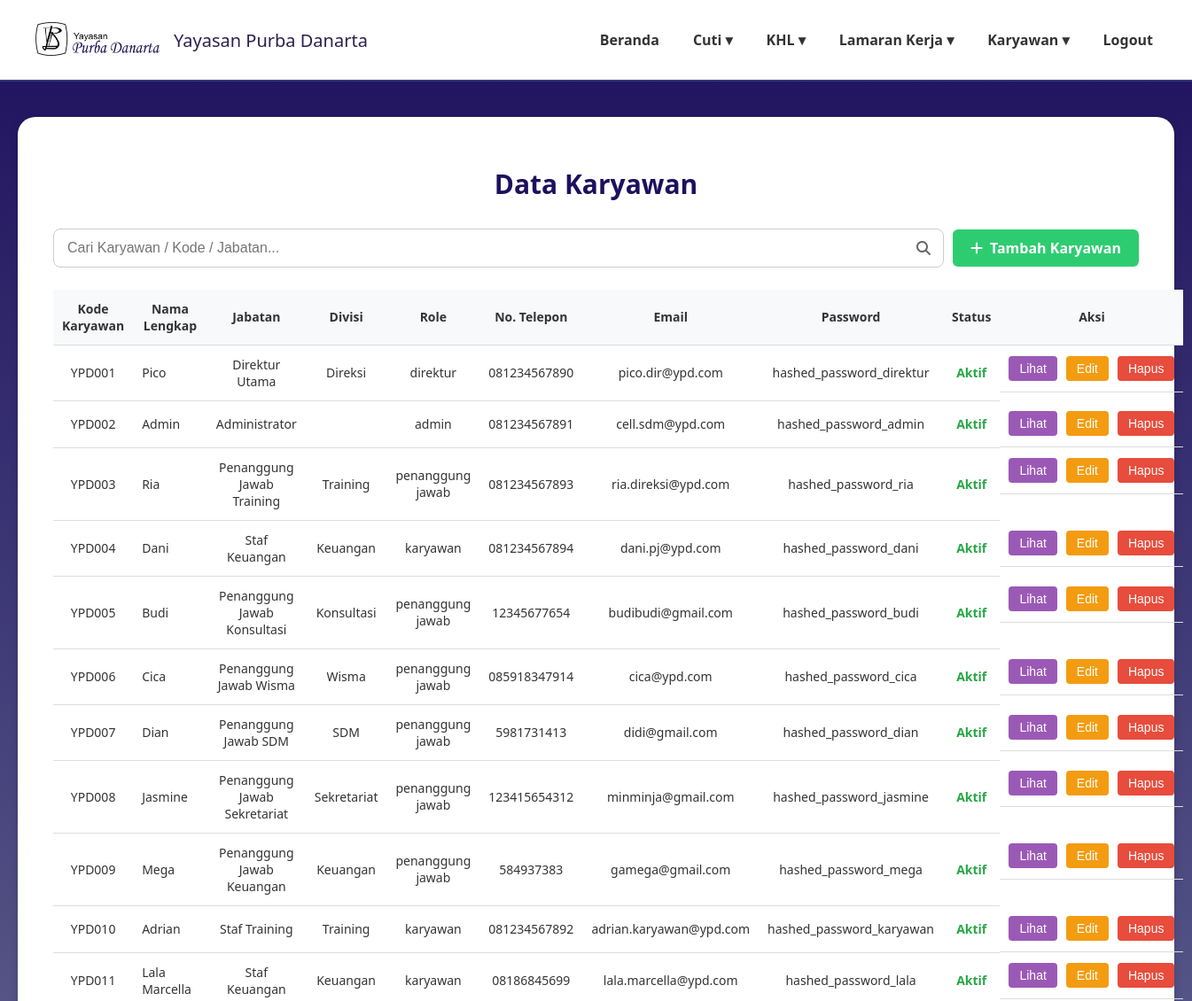
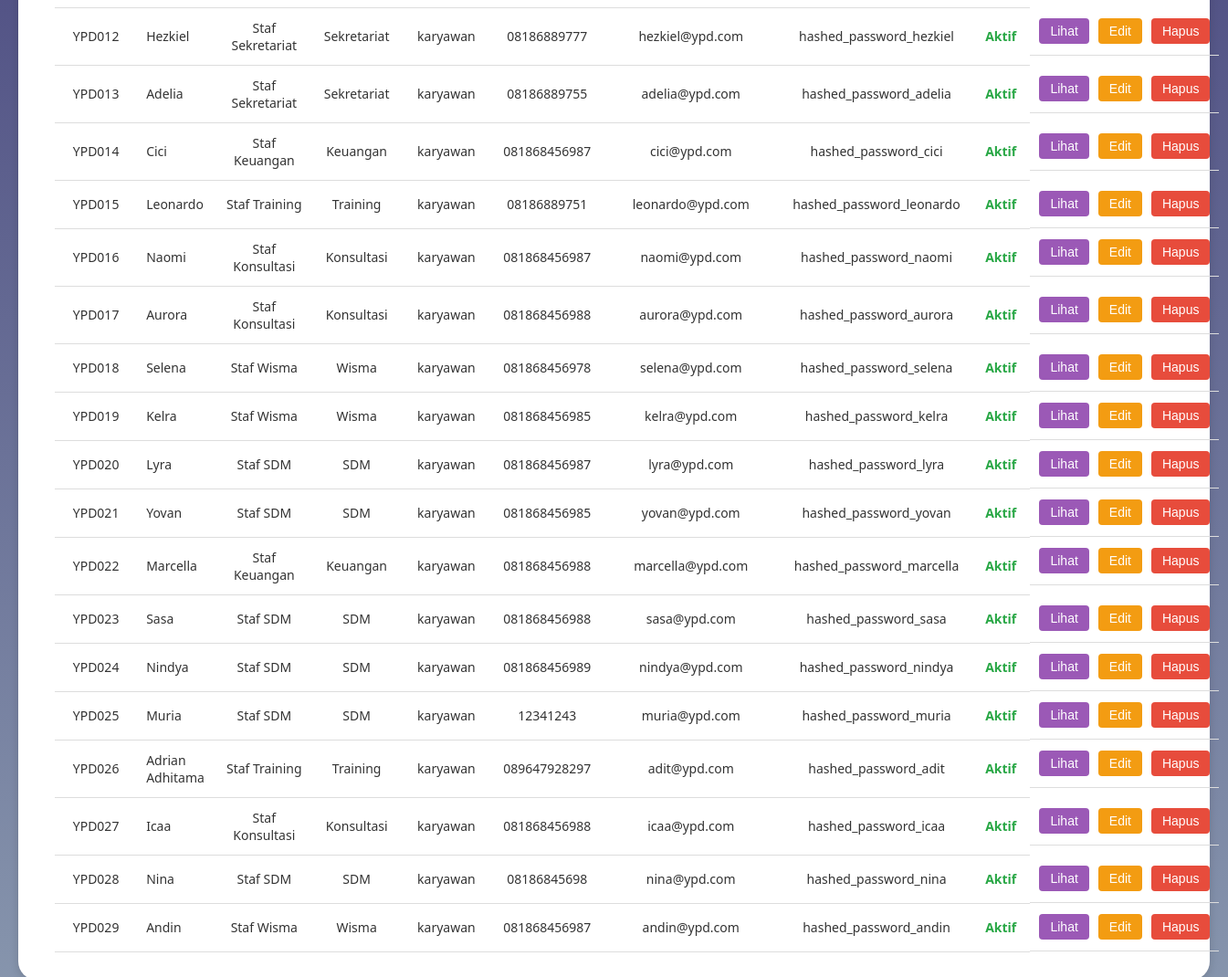
Page /data_karyawan.php (signed in) on the committed database (2 pictures, top to bottom).
### tables this page shows
CREATE TABLE `data_karyawan` (
  `id_karyawan` int(11) NOT NULL,
  `kode_karyawan` varchar(20) NOT NULL,
  `nama_lengkap` varchar(100) NOT NULL,
  `email` varchar(100) NOT NULL,
  `password` varchar(255) NOT NULL,
  `jabatan` varchar(50) NOT NULL,
  `divisi` varchar(50) NOT NULL,
  `role` enum('karyawan','direktur','admin','penanggung jawab') NOT NULL DEFAULT 'karyawan',
  `no_telp` varchar(20) DEFAULT NULL,
  `sisa_cuti_tahunan` int(3) DEFAULT 0,
  `sisa_cuti_lustrum` int(3) DEFAULT 0,
  `status_aktif` enum('aktif','non_aktif') NOT NULL DEFAULT 'aktif',
  `created_at` timestamp NOT NULL DEFAULT current_timestamp(),
  `jenis_kelamin` varchar(10) DEFAULT NULL,
  `tempat_lahir` varchar(100) DEFAULT NULL,
  `tanggal_lahir` date DEFAULT NULL,
  `nik` varchar(20) DEFAULT NULL,
  `alamat_rumah` text DEFAULT NULL,
  `alamat_domisili` text DEFAULT NULL,
  `agama` varchar(20) DEFAULT NULL,
  `kontak_darurat` varchar(20) DEFAULT NULL,
  `pendidikan_terakhir` varchar(50) DEFAULT NULL
);

### data_karyawan.php (the view, shortened to what this page needs)
<?php
require_once 'config.php';
$sql = "SELECT id_karyawan, kode_karyawan, nama_lengkap, email, password, jabatan, divisi, role, no_telp, status_aktif, created_at
        FROM data_karyawan
        ORDER BY kode_karyawan";
$result = $conn->query($sql);
$karyawan = [];
if ($result->num_rows > 0) {
    while($row = $result->fetch_assoc()) {
        $karyawan[] = $row;
    }
}
?>
<!DOCTYPE html>
<html lang="id">
<head>
    <link rel="stylesheet" href="https://cdnjs.cloudflare.com/ajax/libs/font-awesome/6.4.0/css/all.min.css">
</head>
<body>
    <header>
        <div class="logo">
            <img src="image/namayayasan.png" alt="Logo Yayasan">
            <span>Yayasan Purba Danarta</span>
        </div>
        <nav>
            <ul>
                <li><a href="dashboardadmin.php">Beranda</a></li>
                <li><a href="#">Cuti ▾</a>
                </li>
                <li><a href="#">KHL ▾</a>
                </li>
                <li><a href="#">Lamaran Kerja ▾</a>
                </li>
                <li><a href="#">Karyawan ▾</a>
                </li>
                <li><a href="logout2.php">Logout</a></li>
            </ul>
        </nav>
    </header>
    <main>
        <div class="card">
            <h2 class="page-title">Data Karyawan</h2>
            <div class="search-container">
                <div class="search-box">
                    <input type="text" id="searchInput" placeholder="Cari Karyawan / Kode / Jabatan...">
                    <i class="fas fa-search search-icon" id="searchButton"></i>
                </div>
                <a href="tambah_karyawan.php" class="btn btn-tambah">
                    <i class="fas fa-plus"></i> Tambah Karyawan
                </a>
            </div>
            <table class="data-table" id="employeeTable">
                <thead>
                    <tr>
                        <th>Kode Karyawan</th>
                        <th>Nama Lengkap</th>
                        <th>Jabatan</th>
                        <th>Divisi</th>
                        <th>Role</th>
                        <th>No. Telepon</th>
                        <th>Email</th>
                        <th>Password</th>
                        <th>Status</th>
                        <th>Aksi</th>
                    </tr>
                </thead>
                <tbody id="tableBody">
                    <?php if (empty($karyawan)): ?>
                        <tr>
                            <td colspan="10" class="no-results">Belum ada data karyawan</td>
                        </tr>
                    <?php else: ?>
                        <?php foreach($karyawan as $data): ?>
                        <tr>
                            <td><?php echo htmlspecialchars($data['kode_karyawan']); ?></td>
                            <td class='text-left'><?php echo htmlspecialchars($data['nama_lengkap']); ?></td>
                            <td><?php echo htmlspecialchars($data['jabatan']); ?></td>
                            <td><?php echo htmlspecialchars($data['divisi']); ?></td>
                            <td><?php echo htmlspecialchars($data['role']); ?></td>
                            <td><?php echo htmlspecialchars($data['no_telp']); ?></td>
                            <td><?php echo htmlspecialchars($data['email']); ?></td>
                            <td><?php echo htmlspecialchars($data['password']); ?></td>
                            <td>
                                <span class="<?php echo $data['status_aktif'] == 'aktif' ? 'status-aktif' : 'status-non-aktif'; ?>">
                                    <?php echo ucfirst($data['status_aktif']); ?>
                                </span>
                            </td>
                            <td class='action-cell'>
                                <button class='action-btn btn-lihat' data-id='<?php echo $data['id_karyawan']; ?>'>Lihat</button>
                                <button class='action-btn btn-edit' data-id='<?php echo $data['id_karyawan']; ?>'>Edit</button>
                                <button class='action-btn btn-hapus-small' data-id='<?php echo $data['id_karyawan']; ?>' data-nama='<?php echo htmlspecialchars($data['nama_lengkap']); ?>'>Hapus</button>
                            </td>
                        </tr>
                        <?php endforeach; ?>
                    <?php endif; ?>
                </tbody>
            </table>
        </div>
    </main>
</body>
</html>

### data_karyawan.php (style rules this page uses)
body { margin:0; font-family:'Segoe UI', Tahoma, Geneva, Verdana, sans-serif; background: linear-gradient(180deg,#1E105E 0%,#8897AE 100%); min-height:100vh; color:#333; }
header { background:rgba(255,255,255,1); padding:20px 40px; display:flex; justify-content:space-between; align-items:center; border-bottom:2px solid #34377c; }
.logo { display:flex; align-items:center; gap:16px; font-weight:500; font-size:20px; color:#2e1f4f; }
.logo img { width: 140px; height: 50px; object-fit: contain; }
nav ul { list-style:none; margin:0; padding:0; display:flex; gap:30px; }
nav li { position:relative; }
nav a { text-decoration:none; color:#333; font-weight:600; padding:8px 4px; display:block; }
main { max-width:1400px; margin:40px auto; padding:0 20px; }
.card { background:#fff; border-radius:20px; padding:30px 40px; box-shadow:0 2px 10px rgba(0,0,0,0.15); }
.page-title { font-size: 30px; font-weight: 600; text-align: center; margin-bottom: 30px; color: #1E105E; }
.data-table { width: 100%; border-collapse: collapse; font-size: 14px; text-align: center; }
.data-table th, .data-table td { padding: 12px 10px; border-bottom: 1px solid #ddd; vertical-align:middle; }
.data-table .text-left { text-align: left; }
.data-table th { background-color: #f8f9fa; font-weight: 600; }
.btn-lihat { display: inline-block; padding: 6px 12px; border-radius: 5px; text-decoration: none; color: #fff; font-weight: bold; background-color: #4a3f81; }
.search-container { display: flex; gap: 10px; margin-bottom: 25px; align-items: center; }
.search-box { flex-grow: 1; position: relative; }
.search-box input { width: 100%; padding: 12px 45px 12px 15px; border: 1px solid #ccc; border-radius: 8px; font-size: 16px; box-sizing: border-box; }
.search-icon { position: absolute; right: 15px; top: 50%; transform: translateY(-50%); color: #666; cursor: pointer; }
.btn { padding: 10px 20px; border: none; border-radius: 6px; cursor: pointer; font-weight: 600; display: flex; align-items: center; gap: 8px; transition: all 0.3s ease; text-decoration: none; }
.btn-tambah { background-color: #2ecc71; color: white; }
.action-cell { display: flex; gap: 10px; justify-content: center; }
.action-btn { padding: 6px 12px; border-radius: 4px; font-size: 14px; font-weight: 500; cursor: pointer; transition: all 0.2s ease; border: none; }
.btn-lihat { background-color: #9b59b6; color: white; }
.btn-edit { background-color: #f39c12; color: white; }
.btn-hapus-small { background-color: #e74c3c; color: white; }
.status-aktif { color: #28a745; font-weight: bold; }

### rows in the picture
data_karyawan: kode_karyawan "YPD001", nama_lengkap "Pico", jabatan "Direktur Utama", divisi "Direksi", role "direktur", no_telp "081234567890", email "pico.dir@ypd.com", password "hashed_password_direktur", status_aktif "Aktif"
data_karyawan: kode_karyawan "YPD002", nama_lengkap "Admin", jabatan "Administrator", role "admin", no_telp "081234567891", email "cell.sdm@ypd.com", password "hashed_password_admin", status_aktif "Aktif"
data_karyawan: kode_karyawan "YPD003", nama_lengkap "Ria", jabatan "Penanggung Jawab Training", divisi "Training", role "penanggung jawab", no_telp "081234567893", email "ria.direksi@ypd.com", password "hashed_password_ria", status_aktif "Aktif"
data_karyawan: kode_karyawan "YPD004", nama_lengkap "Dani", jabatan "Staf Keuangan", divisi "Keuangan", role "karyawan", no_telp "081234567894", email "dani.pj@ypd.com", password "hashed_password_dani", status_aktif "Aktif"
data_karyawan: kode_karyawan "YPD005", nama_lengkap "Budi", jabatan "Penanggung Jawab Konsultasi", divisi "Konsultasi", role "penanggung jawab", no_telp "12345677654", email "budibudi@gmail.com", password "hashed_password_budi", status_aktif "Aktif"
data_karyawan: kode_karyawan "YPD006", nama_lengkap "Cica", jabatan "Penanggung Jawab Wisma", divisi "Wisma", role "penanggung jawab", no_telp "085918347914", email "cica@ypd.com", password "hashed_password_cica", status_aktif "Aktif"
data_karyawan: kode_karyawan "YPD007", nama_lengkap "Dian", jabatan "Penanggung Jawab SDM", divisi "SDM", role "penanggung jawab", no_telp "5981731413", email "didi@gmail.com", password "hashed_password_dian", status_aktif "Aktif"
data_karyawan: kode_karyawan "YPD008", nama_lengkap "Jasmine", jabatan "Penanggung Jawab Sekretariat", divisi "Sekretariat", role "penanggung jawab", no_telp "123415654312", email "minminja@gmail.com", password "hashed_password_jasmine", status_aktif "Aktif"
data_karyawan: kode_karyawan "YPD009", nama_lengkap "Mega", jabatan "Penanggung Jawab Keuangan", divisi "Keuangan", role "penanggung jawab", no_telp "584937383", email "gamega@gmail.com", password "hashed_password_mega", status_aktif "Aktif"
data_karyawan: kode_karyawan "YPD010", nama_lengkap "Adrian", jabatan "Staf Training", divisi "Training", role "karyawan", no_telp "081234567892", email "adrian.karyawan@ypd.com", password "hashed_password_karyawan", status_aktif "Aktif"
data_karyawan: kode_karyawan "YPD011", nama_lengkap "Lala Marcella", jabatan "Staf Keuangan", divisi "Keuangan", role "karyawan", no_telp "08186845699", email "lala.marcella@ypd.com", password "hashed_password_lala", status_aktif "Aktif"
data_karyawan: kode_karyawan "YPD012", nama_lengkap "Hezkiel", jabatan "Staf Sekretariat", divisi "Sekretariat", role "karyawan", no_telp "08186889777", email "hezkiel@ypd.com", password "hashed_password_hezkiel", status_aktif "Aktif"
data_karyawan: kode_karyawan "YPD013", nama_lengkap "Adelia", jabatan "Staf Sekretariat", divisi "Sekretariat", role "karyawan", no_telp "08186889755", email "adelia@ypd.com", password "hashed_password_adelia", status_aktif "Aktif"
data_karyawan: kode_karyawan "YPD014", nama_lengkap "Cici", jabatan "Staf Keuangan", divisi "Keuangan", role "karyawan", no_telp "081868456987", email "cici@ypd.com", password "hashed_password_cici", status_aktif "Aktif"
data_karyawan: kode_karyawan "YPD015", nama_lengkap "Leonardo", jabatan "Staf Training", divisi "Training", role "karyawan", no_telp "08186889751", email "leonardo@ypd.com", password "hashed_password_leonardo", status_aktif "Aktif"
data_karyawan: kode_karyawan "YPD016", nama_lengkap "Naomi", jabatan "Staf Konsultasi", divisi "Konsultasi", role "karyawan", no_telp "081868456987", email "naomi@ypd.com", password "hashed_password_naomi", status_aktif "Aktif"
data_karyawan: kode_karyawan "YPD017", nama_lengkap "Aurora", jabatan "Staf Konsultasi", divisi "Konsultasi", role "karyawan", no_telp "081868456988", email "aurora@ypd.com", password "hashed_password_aurora", status_aktif "Aktif"
data_karyawan: kode_karyawan "YPD018", nama_lengkap "Selena", jabatan "Staf Wisma", divisi "Wisma", role "karyawan", no_telp "081868456978", email "selena@ypd.com", password "hashed_password_selena", status_aktif "Aktif"
data_karyawan: kode_karyawan "YPD019", nama_lengkap "Kelra", jabatan "Staf Wisma", divisi "Wisma", role "karyawan", no_telp "081868456985", email "kelra@ypd.com", password "hashed_password_kelra", status_aktif "Aktif"
data_karyawan: kode_karyawan "YPD020", nama_lengkap "Lyra", jabatan "Staf SDM", divisi "SDM", role "karyawan", no_telp "081868456987", email "lyra@ypd.com", password "hashed_password_lyra", status_aktif "Aktif"
data_karyawan: kode_karyawan "YPD021", nama_lengkap "Yovan", jabatan "Staf SDM", divisi "SDM", role "karyawan", no_telp "081868456985", email "yovan@ypd.com", password "hashed_password_yovan", status_aktif "Aktif"
data_karyawan: kode_karyawan "YPD022", nama_lengkap "Marcella", jabatan "Staf Keuangan", divisi "Keuangan", role "karyawan", no_telp "081868456988", email "marcella@ypd.com", password "hashed_password_marcella", status_aktif "Aktif"
data_karyawan: kode_karyawan "YPD023", nama_lengkap "Sasa", jabatan "Staf SDM", divisi "SDM", role "karyawan", no_telp "081868456988", email "sasa@ypd.com", password "hashed_password_sasa", status_aktif "Aktif"
data_karyawan: kode_karyawan "YPD024", nama_lengkap "Nindya", jabatan "Staf SDM", divisi "SDM", role "karyawan", no_telp "081868456989", email "nindya@ypd.com", password "hashed_password_nindya", status_aktif "Aktif"
data_karyawan: kode_karyawan "YPD025", nama_lengkap "Muria", jabatan "Staf SDM", divisi "SDM", role "karyawan", no_telp "12341243", email "muria@ypd.com", password "hashed_password_muria", status_aktif "Aktif"
data_karyawan: kode_karyawan "YPD026", nama_lengkap "Adrian Adhitama", jabatan "Staf Training", divisi "Training", role "karyawan", no_telp "089647928297", email "adit@ypd.com", password "hashed_password_adit", status_aktif "Aktif"
data_karyawan: kode_karyawan "YPD027", nama_lengkap "Icaa", jabatan "Staf Konsultasi", divisi "Konsultasi", role "karyawan", no_telp "081868456988", email "icaa@ypd.com", password "hashed_password_icaa", status_aktif "Aktif"
data_karyawan: kode_karyawan "YPD028", nama_lengkap "Nina", jabatan "Staf SDM", divisi "SDM", role "karyawan", no_telp "08186845698", email "nina@ypd.com", password "hashed_password_nina", status_aktif "Aktif"
data_karyawan: kode_karyawan "YPD029", nama_lengkap "Andin", jabatan "Staf Wisma", divisi "Wisma", role "karyawan", no_telp "081868456987", email "andin@ypd.com", password "hashed_password_andin", status_aktif "Aktif"
